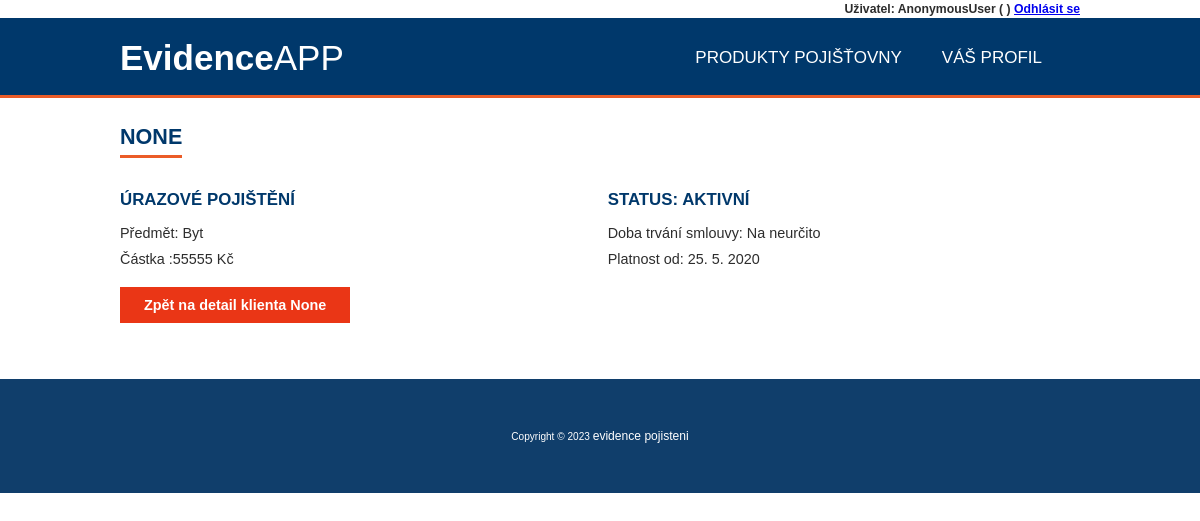
/produkt/28, run on an earlier commit of the app's database.
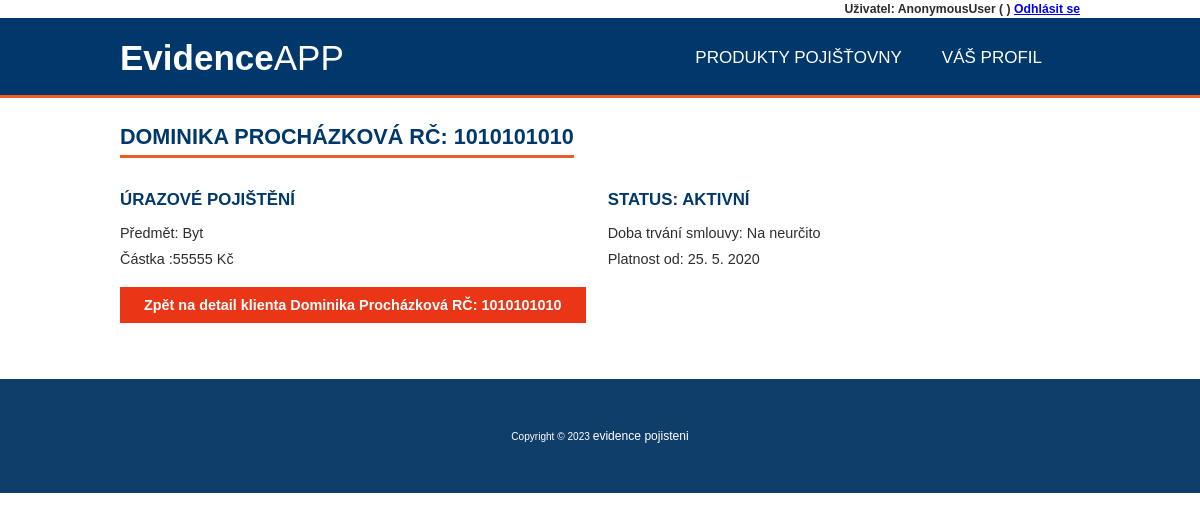
And on a later commit of the database.
### evidence_pojisteni/models.py (models this page shows, shortened)
class Produkty(models.Model):
    VYBER_PRODUKTU = (
    ('Pojištění majetku','Pojištění majetku'),
    ('Úrazové pojištění','Úrazové pojištění'),
    ('Cestovní pojištění','Cestovní pojištění'),
    )
    STATUS = (
        ('aktivní', 'Aktivní'),
        ('neaktivní', 'Neaktivní'),
    )
    DOBA_TRVANI = (
        ('1 rok', '1 rok'),
        ('2 roky', '2 roky'),
        ('Na neurčito', 'na neurčito'),
    )
    klient = models.ForeignKey(Klient, null=True, on_delete=models.SET_NULL)
    nazev_produktu = models.CharField(
        max_length=80,
        choices=VYBER_PRODUKTU,
        null=True,
        verbose_name='Název produktu')
    predmet = models.CharField(max_length=80, null=True, verbose_name='Předmět produktu')
    castka = models.CharField(max_length=10, validators=[only_int], null=True, verbose_name='Částka')
    doba_trvani = models.CharField(
        max_length=80,
        null=True,
        choices=DOBA_TRVANI,
        verbose_name='Doba trvání smlouvy',
        )
    platnost_od = models.CharField(max_length=20,null=True, verbose_name='Platnost od')
    platnost_do = models.CharField(max_length=20,null=True, verbose_name='Platnost do')
    date_created = models.DateTimeField(auto_now_add=True, null=True, verbose_name='Datum registrace')
    status = models.CharField(
        max_length=32,
        choices=STATUS,
        null=True,
        default='aktivni',
        verbose_name='Status',
    )
    class Meta:
            verbose_name="Produkt"
            verbose_name_plural="Produkty"

class Klient(models.Model):
    user = models.OneToOneField(User, null=True, on_delete=models.CASCADE)
    jmeno = models.CharField(max_length=200, null=True, verbose_name='Jméno')
    prijmeni = models.CharField(max_length=180, null=True, verbose_name='Příjmení')
    rodne_cislo = models.CharField(max_length=10, validators=[rodne_cislo], null=True, unique=True, verbose_name='Rodné číslo')
    ulice = models.CharField(max_length=180, null=True, verbose_name='Ulice')
    cislo_popisne = models.CharField(max_length=15, null=True, verbose_name='Číslo popisné')
    psc = models.CharField(max_length=5, validators=[psc], null=True, verbose_name='PSČ')
    mesto = models.CharField(max_length=120, null=True, verbose_name='Město')
    e_mail = models.EmailField(max_length=120, null=True, unique=True, verbose_name='E-mail')
    telefon = models.CharField(max_length=9,validators=[telefon], null=True, unique=True, verbose_name='Telefon')
    date_created = models.DateTimeField(auto_now_add=True, null=True, verbose_name='Datum registrace')
    def __str__(self):
        return  f"{self.jmeno} {self.prijmeni} RČ: {self.rodne_cislo}"
    class Meta:
            verbose_name="Klient"
            verbose_name_plural="Klienti"

### evidence_pojisteni/views.py (the view)
# urls.py: path('produkt/<str:pk>', views.produkt, name='produkt'),
def produkt(request, pk):
    produkt = Produkty.objects.get(pk=pk)
    context = {'produkty':produkt}
    return render(request, 'evidence_pojisteni/produkt.html', context)

### evidence_pojisteni/templates/evidence_pojisteni/produkt.html (shortened to what this page needs)
{% extends "base.html" %}
{% block content %}
<h2> {{ produkty.klient }} </h2>
    <section class="section">
        <div class="col span-1-of-2">
            <h3>{{produkty.nazev_produktu}}</h3>
            <p>Předmět: {{ produkty.predmet }}</p>
            <p>Částka :{{ produkty.castka }} Kč</p>
        </div>
        <div class="col span-1-of-2">
            <h3>Status: {{produkty.status}}</h3>
            <p>Doba trvání smlouvy: {{ produkty.doba_trvani }}</p>
            <p>Platnost od: {{ produkty.platnost_od }}</p>
        </div>
    </section>
    <p><button onclick="history.back()">Zpět na detail klienta {{produkty.klient}}</button></p>
{% endblock %}

### evidence_pojisteni/templates/base.html (shortened to what this page needs)
<!DOCTYPE html>
<html lang="cs-cz">
<head>
    {% load static %}
    <link rel="stylesheet" type="text/css" href=" {% static '/evidence_pojisteni/style.css' %} ">
    <link rel="stylesheet" href=" {% static '/evidence_pojisteni/grid.css' %} ">
    <link rel="stylesheet" href=" {% static '/evidence_pojisteni/all.css' %} ">
</head>
<body>
    <div class="user_panel">
        <span>Uživatel: {{request.user}} ({{request.user.klient.jmeno}} {{request.user.klient.prijmeni}})</span>
        <span><a href="{% url 'logout' %}">Odhlásit se</a></span>
    </div>
    <header id="header">
        <nav>
            <label class="logo"><span>Evidence</span>APP</label>
            <ul>
                {% url 'produkty' as produkty_url %}
                <li><a class="{% if request.path == produkty_url %}active{% endif %}" href="{% url 'produkty' %}">Produkty pojišťovny</a></li>
                {% url 'user_page' as user_url %}
                <li><a class="{% if request.path == user_url %}active{% endif %}" href="{% url 'user_page' %}">Váš profil</a></li>
            </ul>
        </nav>
    </header>
    <main id="centrovac" class="content">
        {% block content %}
        {% endblock %}
    </main>
    <footer>
        <p>Copyright © 2023 <a href="{% url 'home' %}">evidence pojisteni</a></p>
    </footer>
</body>
</html>

### evidence_pojisteni/static/evidence_pojisteni/style.css (style rules this page uses)
* { margin: 0 auto; padding: 0; box-sizing: border-box; font-family: Arial, Helvetica, sans-serif; }
body { font: 0.9em "Poppins"; color: #2d2d2d; box-sizing: border-box; }
#centrovac { width: 960px; margin: 0 auto; text-align: justify; }
p { margin:10px 0; }
.user_panel { max-width: 960px; text-align: end; color: #2d2d2d; font-size: 0.85em; font-weight: 200; margin: 0.15em auto; }
#header { background-color: #00386b; height: 80px; width: 100%; position: sticky; top: 0; z-index: 100; border-bottom: 3px solid #eb5c28; margin-bottom: 1.5em; }
nav { max-width: 960px; height: 80px; border-bottom: 3px solid #eb5c28; }
label.logo { color: white; font-size: 35px; line-height: 80px; }
span { font-weight: bold; }
nav ul { float: right; margin-right: 20px; }
nav ul li { display: inline-block; line-height: 80px; margin: 0px 5px; }
nav ul li a { color: white; font-size: 17px; text-transform: uppercase; padding: 7px 13px; text-decoration: none; }
#centrovac { max-width: 80%; margin: 0 auto; text-align: justify; }
h1, h2, h3 { color: #00386b; width: max-content; padding: 5px 0; font-weight: bold; text-transform: uppercase; margin: 0; }
h1, h2 { margin: 0; font-size: 1.5em; border-bottom: 3px solid #eb5c28; margin-bottom: 0.8em; margin-top: 0.5em; }
h3 { margin-bottom: 0.5em; }
.content { width: 80%; margin: auto; margin-top: 80px; margin-bottom: 80px; }
footer { background-color: #103e6b; height: 20%; text-align: center; font-size: 0.7em; color: white; padding: 40px; margin-top: 4%; }
footer a { color: white; font-size: 1.2em; text-decoration: none; }
button { background-color: #ea3616; border: none; outline: none; color: white; padding: 10px 24px; font-size: 1em; font-weight: bold; margin-bottom: 0.6em; }

### evidence_pojisteni/static/evidence_pojisteni/grid.css (style rules this page uses)
.section { clear: both; padding: 0px; margin: 0px; }
.col { display: block; float:left; margin: 1% 0 1% 1.6%; }
.col:first-child { margin-left: 0; }
.span-1-of-2 { width: 49.2%; }

What changed in the data, as far as the page shows it:
changed Produkty "ÚRAZOVÉ POJIŠTĚNÍ": klient "NONE" → "DOMINIKA PROCHÁZKOVÁ RČ: 1010101010"; klient "None" → "Dominika Procházková RČ: 1010101010"
